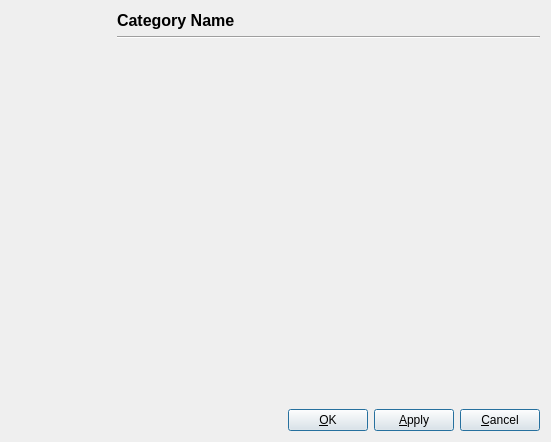
<ui version="4.0" >
 <class>SettingsDialog</class>
 <widget class="QWidget" name="SettingsDialog" >
  <property name="geometry" >
   <rect>
    <x>0</x>
    <y>0</y>
    <width>551</width>
    <height>442</height>
   </rect>
  </property>
  <property name="minimumSize" >
   <size>
    <width>400</width>
    <height>0</height>
   </size>
  </property>
  <property name="windowTitle" >
   <string>nextShows settings</string>
  </property>
  <layout class="QGridLayout" name="gridLayout" >
   <item row="0" column="0" >
    <layout class="QHBoxLayout" name="horizontalLayout_2" >
     <item>
      <layout class="QVBoxLayout" name="verticalLayout_2" >
       <item>
        <widget class="Settings::Categories" native="1" name="wCategories" >
         <property name="enabled" >
          <bool>true</bool>
         </property>
         <property name="sizePolicy" >
          <sizepolicy vsizetype="Fixed" hsizetype="Fixed" >
           <horstretch>0</horstretch>
           <verstretch>0</verstretch>
          </sizepolicy>
         </property>
         <property name="minimumSize" >
          <size>
           <width>100</width>
           <height>0</height>
          </size>
         </property>
        </widget>
       </item>
       <item>
        <spacer name="verticalSpacer" >
         <property name="orientation" >
          <enum>Qt::Vertical</enum>
         </property>
         <property name="sizeHint" stdset="0" >
          <size>
           <width>20</width>
           <height>40</height>
          </size>
         </property>
        </spacer>
       </item>
      </layout>
     </item>
     <item>
      <layout class="QVBoxLayout" name="verticalLayout" >
       <item>
        <widget class="QLabel" name="lblCategoryName" >
         <property name="font" >
          <font>
           <pointsize>12</pointsize>
           <weight>75</weight>
           <bold>true</bold>
          </font>
         </property>
         <property name="text" >
          <string>Category Name</string>
         </property>
        </widget>
       </item>
       <item>
        <widget class="Line" name="line_2" >
         <property name="orientation" >
          <enum>Qt::Horizontal</enum>
         </property>
        </widget>
       </item>
       <item>
        <widget class="QStackedWidget" name="wPanel" >
         <property name="currentIndex" >
          <number>0</number>
         </property>
        </widget>
       </item>
      </layout>
     </item>
    </layout>
   </item>
   <item row="1" column="0" >
    <layout class="QHBoxLayout" name="horizontalLayout" >
     <item>
      <spacer name="horizontalSpacer" >
       <property name="orientation" >
        <enum>Qt::Horizontal</enum>
       </property>
       <property name="sizeHint" stdset="0" >
        <size>
         <width>40</width>
         <height>20</height>
        </size>
       </property>
      </spacer>
     </item>
     <item>
      <widget class="QPushButton" name="btnOK" >
       <property name="text" >
        <string>&amp;OK</string>
       </property>
       <property name="autoDefault" >
        <bool>true</bool>
       </property>
       <property name="default" >
        <bool>true</bool>
       </property>
      </widget>
     </item>
     <item>
      <widget class="QPushButton" name="btnApply" >
       <property name="text" >
        <string>&amp;Apply</string>
       </property>
       <property name="autoDefault" >
        <bool>true</bool>
       </property>
       <property name="default" >
        <bool>true</bool>
       </property>
      </widget>
     </item>
     <item>
      <widget class="QPushButton" name="btnCancel" >
       <property name="text" >
        <string>&amp;Cancel</string>
       </property>
       <property name="autoDefault" >
        <bool>true</bool>
       </property>
       <property name="default" >
        <bool>true</bool>
       </property>
      </widget>
     </item>
    </layout>
   </item>
  </layout>
 </widget>
 <customwidgets>
  <customwidget>
   <class>Settings::Categories</class>
   <extends>QWidget</extends>
   <header>settings/categories.h</header>
   <container>1</container>
  </customwidget>
 </customwidgets>
 <resources/>
 <connections/>
</ui>
